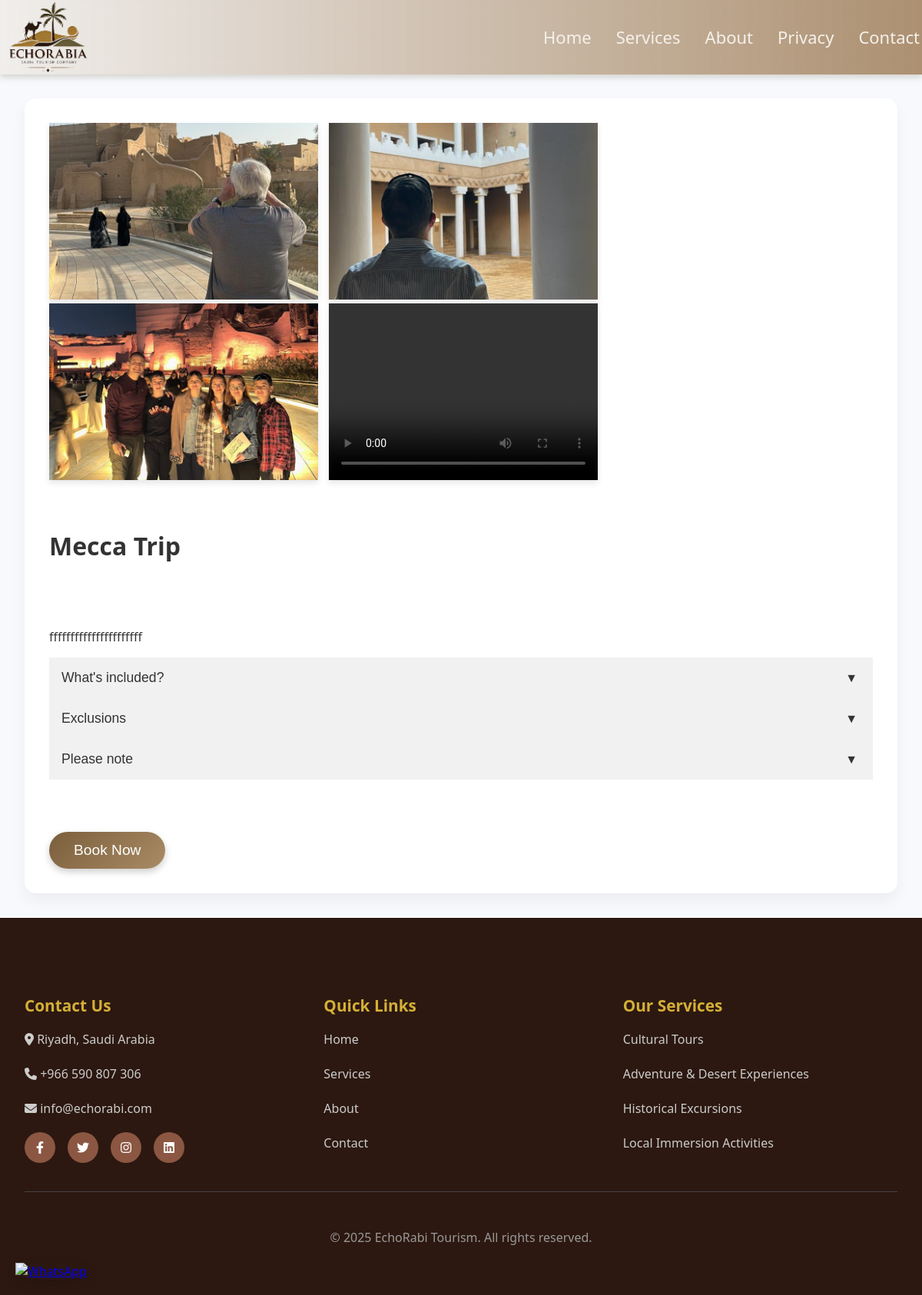
/service/18/, run on the app's committed database.
### tourapp/models.py (models this page shows, shortened)
class ServiceBooking(models.Model):
    image1 = models.ImageField(upload_to='ServiceImages/', blank=True, null=True)
    image2 = models.ImageField(upload_to='ServiceImages/', blank=True, null=True)
    image3 = models.ImageField(upload_to='ServiceImages/', blank=True, null=True)
    video = models.FileField(upload_to='videos/', blank=True, null=True)
    title = models.CharField(max_length=50)
    description = models.TextField()
    included = models.TextField(default = "",blank=True, null=True)
    exclusion = models.TextField(default = "", blank=True, null=True)
    note = models.TextField(default = "", blank=True, null=True)
    period = models.CharField(max_length=50)

### tourapp/views.py (the view)
# urls.py: path('service/<int:service_id>/', views.service_detail, name='service_detail'),
def service_detail(request, service_id):
    service_card = get_object_or_404(ServiceCard, id=service_id)
    service_booking = service_card.servicebooking
    context = {
        'service_card': service_card,
        'service_booking': service_booking,
    }
    return render(request, 'tourapp/service_detail.html', context)

### templates/tourapp/service_detail.html (shortened to what this page needs)
{% load static %}
<!DOCTYPE html>
<html lang="en">
  <head>
    <link rel="stylesheet" href="{% static 'css/service_detail.css' %}">
    <link href="https://cdnjs.cloudflare.com/ajax/libs/font-awesome/6.0.0/css/all.min.css" rel="stylesheet">
    <link rel="stylesheet" href="https://cdnjs.cloudflare.com/ajax/libs/font-awesome/6.4.0/css/all.min.css">
    <link rel="stylesheet" href="https://cdn.jsdelivr.net/npm/intl-tel-input@17/build/css/intlTelInput.min.css" />
    <link rel="stylesheet" href="https://cdn.jsdelivr.net/npm/flatpickr/dist/flatpickr.min.css">
  </head>
  <a href="https://wa.me/966590807306" class="whatsapp-float" target="_blank" title="Chat with us on WhatsApp">
    <img src="https://img.icons8.com/color/96/whatsapp--v1.png" alt="WhatsApp" />
</a>
  <body>
    <nav class="navbar">
        <div class="nav-container">
            <a href="#" class="logo">
                <img src="{% static 'images/1.png' %}" alt="logo">
            </a>
            <ul class="nav-links">
                <li><a href="{% url 'home' %}">Home</a></li>
                <li><a href="{% url 'home' %}#services">Services</a></li>
                <li><a href="{% url 'home' %}#about">About</a></li>
                <li><a href="{% url "privacy" %}">Privacy</a></li>
                <li><a href="{% url 'home' %}#contact">Contact</a></li>
            </ul>
        </div>
    </nav>
    <section class="services">
      <div class="container">
        <div class="service-details" dir="ltr" style="text-align: left;">
        <div class="service-images">
        {% if service_booking.image1 %}
        <img src="{{ service_booking.image1.url }}" alt="{{ service_booking.title }}" class="image-preview">
        {% endif %}
        {% if service_booking.image2 %}
        <img src="{{ service_booking.image2.url }}" alt="{{ service_booking.title }}" class="image-preview">
        {% endif %}
        {% if service_booking.image3 %}
        <img src="{{ service_booking.image3.url }}" alt="{{ service_booking.title }}" class="image-preview">
        {% endif %}
        {% if service_booking.video %}
        <video class="image-preview" controls>
        <source src="{{ service_booking.video.url }}" type="video/mp4">
        </video>
        {% endif %}
        </div>
        <h1>{{ service_booking.title }}</h1>
        <br></br>
        <p>{{ service_booking.description|linebreaksbr }}</p>
        <button class="accordion"> What's included?  </button>
        <button class="accordion"> Exclusions </button>
        <button class="accordion"> Please note </button>
        <br></br>
        <button class="book-btn">Book Now</button>
        </div>
        </div>
    </section>
    <footer class="footer" id="contact">
        <div class="container">
            <div class="footer-content">
                <div class="footer-section">
                    <h3>Contact Us</h3>
                    <p><i class="fas fa-map-marker-alt"></i> Riyadh, Saudi Arabia</p>
                    <p><i class="fas fa-phone"></i> +966 590 807 306</p>
                    <p><i class="fas fa-envelope"></i> info@echorabi.com</p>
                    <div class="social-links">
                        <a href="#"><i class="fab fa-facebook-f"></i></a>
                        <a href="#"><i class="fab fa-twitter"></i></a>
                        <a href="#"><i class="fab fa-instagram"></i></a>
                        <a href="#"><i class="fab fa-linkedin"></i></a>
                    </div>
                </div>
                <div class="footer-section">
                    <h3>Quick Links</h3>
                    <p><a href="#home">Home</a></p>
                    <p><a href="#services">Services</a></p>
                    <p><a href="#about">About</a></p>
                    <p><a href="#contact">Contact</a></p>
                </div>
                <div class="footer-section">
                    <h3>Our Services</h3>
                    <p><a href="#">Cultural Tours</a></p>
                    <p><a href="#">Adventure & Desert Experiences</a></p>
                    <p><a href="#">Historical Excursions</a></p>
                    <p><a href="#">Local Immersion Activities</a></p>
                </div>
            </div>
            <div class="footer-bottom">
                <p>&copy; 2025 EchoRabi Tourism. All rights reserved.</p>
            </div>
        </div>
    </footer>
  </body>
</html>

### static/css/service_detail.css (style rules this page uses)
body { font-family: 'Segoe UI', Tahoma, Geneva, Verdana, sans-serif; margin: 0; background-color: #f7f9fc; color: #333; }
.navbar { position: fixed; top: 0; width: 100%; background: linear-gradient(to right,rgba(237, 233, 229, 0.7), rgb(172, 144, 113) ); backdrop-filter: blur(10px); z-index: 1000; padding: 2px 0; transition: all 0.3s ease; box-shadow: 0 4px 8px rgba(82, 64, 37, 0.2); }
.nav-container { max-width: 1200px; margin: 0 auto; display: flex; justify-content: space-between; align-items: center; padding: 0 3px; }
.logo { font-size: 2rem; font-weight: bold; color: #d4af37; text-decoration: none; display: flex; align-items: center; gap: 0.5rem; }
.logo img { width: 120px; }
.nav-links { display: flex; list-style: none; gap: 2rem; }
.nav-links a { color: #f5f1eb; text-decoration: none; font-size: 22px; font-weight: 300; transition: color 0.3s ease; position: relative; }
.nav-links a::after { content: ''; position: absolute; bottom: -5px; left: 0; width: 0; height: 2px; background: rgb(5, 47, 71); transition: width 0.3s ease; }
.services { margin-top: 6rem; }
.container { max-width: 1200px; margin: auto; padding: 2rem; }
.service-images { display: inline-block; margin-bottom: 2rem; }
.image-preview { width: 350px; height: 230px; object-fit: cover; box-shadow: 0 4px 8px rgba(0,0,0,0.1); transition: transform 0.3s ease; margin-right: 10px; }
.service-details { text-align: center; background-color: #fff; padding: 2rem; border-radius: 15px; box-shadow: 0 10px 20px rgba(0,0,0,0.05); }
h1 { font-size: 2rem; }
button.book-btn { background: linear-gradient(135deg, #7b5e3b, #a98c66); color: white; padding: 0.8rem 2rem; font-size: 1.2rem; border: none; border-radius: 50px; cursor: pointer; transition: all 0.3s ease; box-shadow: 0 4px 10px rgba(0, 0, 0, 0.2); margin-top: 1.5rem; }
.accordion { background-color: #f1f1f1; color: #333; cursor: pointer; padding: 1rem 2.5rem 1rem 1rem; width: 100%; text-align: right; border: none; outline: none; font-size: 1.1rem; transition: background-color 0.3s ease; position: relative; text-align: left; }
.accordion::after { content: '\25BC'; font-size: 1rem; position: absolute; right: 20px; top: 50%; transform: translateY(-50%); transition: transform 0.3s; }
.footer { background: #2c1810; color: white; padding: 3rem 0 1rem; }
.footer-content { display: grid; grid-template-columns: repeat(auto-fit, minmax(250px, 1fr)); gap: 2rem; margin-bottom: 2rem; }
.footer-section h3 { color: #d4af37; margin-bottom: 1rem; font-size: 1.3rem; }
.footer-section p, .footer-section a { color: #ccc; text-decoration: none; line-height: 1.8; }
.social-links { display: flex; gap: 1rem; margin-top: 1rem; }
.social-links a { background: #8b5742; color: white; width: 40px; height: 40px; border-radius: 50%; display: flex; align-items: center; justify-content: center; transition: all 0.3s ease; }
.footer-bottom { text-align: center; padding-top: 2rem; border-top: 1px solid #444; color: #999; }
.whatsapp-float { position: fixed; bottom: 20px; left: 20px; z-index: 1000; border-radius: 50%; box-shadow: 0 4px 15px rgba(0, 0, 0, 0.2); animation: pulse 2s infinite; transition: transform 0.3s ease; }
.whatsapp-float img { width: 80px; height: 80px; }

### data on the page
ServiceBooking: image1 (picture), image2 (picture), image3 (picture), title "Mecca Trip", description "ffffffffffffffffffffff"
